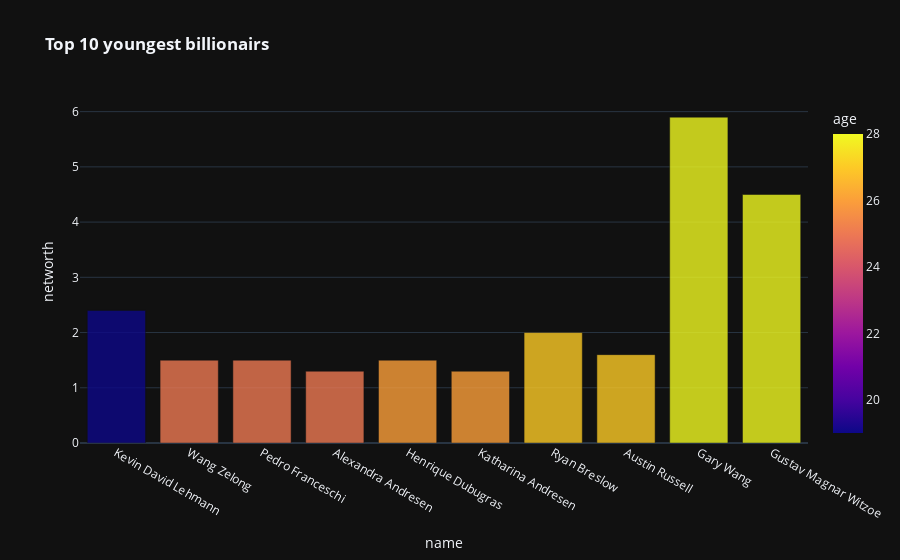

Write notebook code for a chart like this one.
### Code cell
fig = px.bar(forbes.sort_values('age',ascending = True)[:10], 
             x = 'name', y = 'networth', template = 'plotly_dark', 
             color = 'age', opacity = 0.8, title = '<b>Top 10 youngest billionairs')
fig.show()

### Figure 1 — Plotly figure (JSON) as saved in the notebook; plotly's stock layout.template omitted (floating-point values rounded to 4 significant figures)
{"data": [{"alignmentgroup": "True", "hovertemplate": "name=%{x}<br>networth=%{y}<br>age=%{marker.color}<extra></extra>", "legendgroup": "", "marker": {"color": [19, 25, 25, 25, 26, 26, 27, 27, 28, 28], "coloraxis": "coloraxis", "opacity": 0.8, "pattern": {"shape": ""}}, "name": "", "offsetgroup": "", "orientation": "v", "showlegend": false, "textposition": "auto", "type": "bar", "x": ["Kevin David Lehmann ", "Wang Zelong ", "Pedro Franceschi ", "Alexandra Andresen ", "Henrique Dubugras ", "Katharina Andresen ", "Ryan Breslow ", "Austin Russell ", "Gary Wang ", "Gustav Magnar Witzoe "], "xaxis": "x", "y": [2.4, 1.5, 1.5, 1.3, 1.5, 1.3, 2, 1.6, 5.9, 4.5], "yaxis": "y"}], "layout": {"barmode": "relative", "coloraxis": {"colorbar": {"title": {"text": "age"}}, "colorscale": [[0, "#0d0887"], [0.1111, "#46039f"], [0.2222, "#7201a8"], [0.3333, "#9c179e"], [0.4444, "#bd3786"], [0.5556, "#d8576b"], [0.6667, "#ed7953"], [0.7778, "#fb9f3a"], [0.8889, "#fdca26"], [1, "#f0f921"]]}, "legend": {"tracegroupgap": 0}, "title": {"text": "<b>Top 10 youngest billionairs"}, "xaxis": {"anchor": "y", "domain": [0, 1], "title": {"text": "name"}}, "yaxis": {"anchor": "x", "domain": [0, 1], "title": {"text": "networth"}}}}
